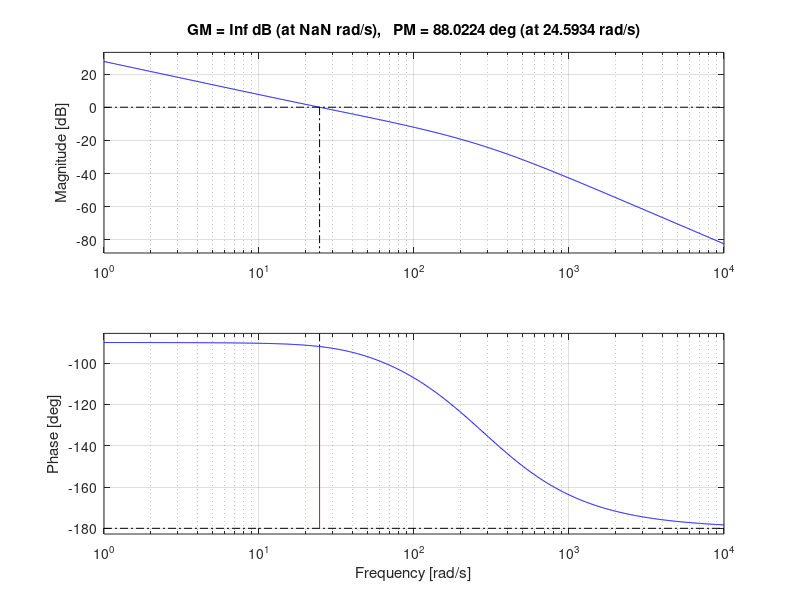

Write the MATLAB code that produced this figure.
%%
Ra = 2.6;
Ke = 0.0076776;
Km = 0.007683;
Jm = 33.87e-7;
%Jeq = 9.785e-5;
Jeq = 2e-3;
Beq = 0.0015*6; %modificirano za real stuff
Kg = 70;
Eff_G = 0.9;
Eff_M = 0.69;
%%
Kp = 165.5; %%160 za Beq 5x
%%
Kp = 41.5;
%%
num = (Eff_G*Eff_M*Km*Kg);
den = [Jeq*Ra (Beq*Ra+Eff_G*Eff_M*Ke*Km*Kg*Kg)];
gs = tf (num, den);
%%
intg = tf ([0 1], [1 0]);
%% alpha
a = tand(51.5) + sqrt((tand(51.5))^2+1);
%% kompenzator
num_k = [1*a 100];
den_k = [1 100*a];
komp = tf (num_k, den_k);

%%
margin(komp)

%%
hFig = figure(1);
set(hFig, 'Position', [1200 200 1024 768]);
%%
[Gm,Pm,Wgm,Wpm]= margin(gs*intg*komp*Kp)
%%
margin(gs*intg*komp*Kp)